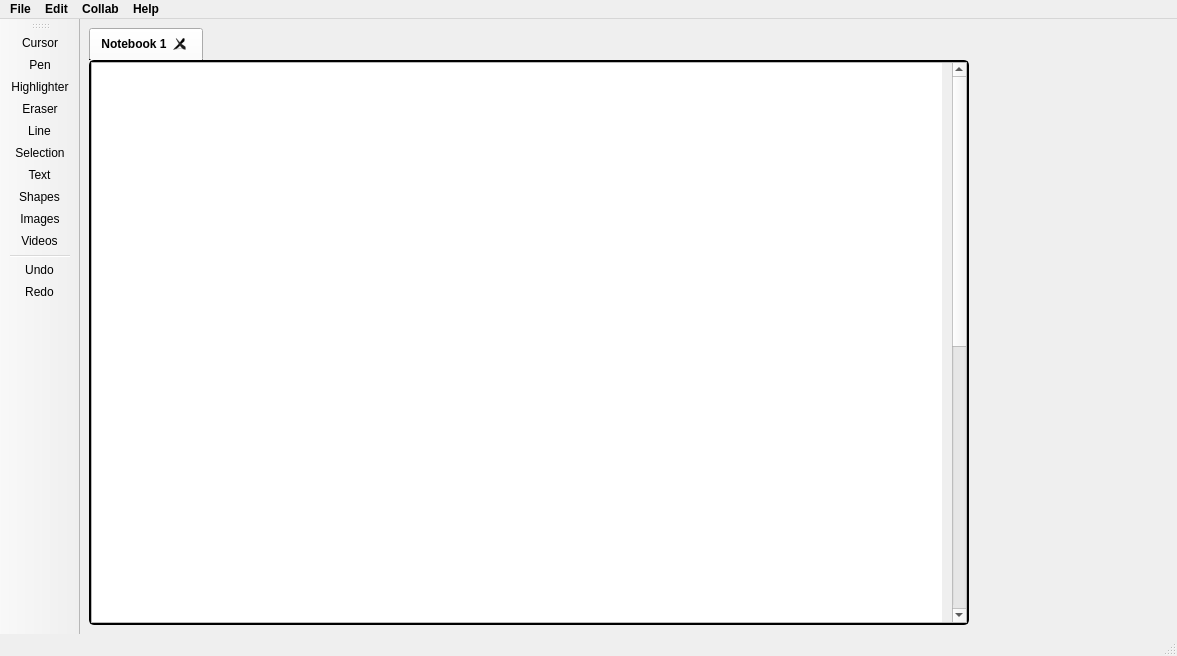
<?xml version="1.0" encoding="UTF-8"?>
<ui version="4.0">
 <class>MainWindow</class>
 <widget class="QMainWindow" name="MainWindow">
  <property name="geometry">
   <rect>
    <x>0</x>
    <y>0</y>
    <width>1177</width>
    <height>656</height>
   </rect>
  </property>
  <property name="sizePolicy">
   <sizepolicy hsizetype="Preferred" vsizetype="Maximum">
    <horstretch>0</horstretch>
    <verstretch>0</verstretch>
   </sizepolicy>
  </property>
  <property name="windowTitle">
   <string>MainWindow</string>
  </property>
  <property name="styleSheet">
   <string notr="true"/>
  </property>
  <widget class="QWidget" name="centralwidget">
   <layout class="QHBoxLayout" name="horizontalLayout" stretch="100,0,0">
    <property name="spacing">
     <number>0</number>
    </property>
    <item>
     <widget class="QTabWidget" name="tabWidget">
      <property name="minimumSize">
       <size>
        <width>880</width>
        <height>0</height>
       </size>
      </property>
      <property name="maximumSize">
       <size>
        <width>850</width>
        <height>16777215</height>
       </size>
      </property>
      <property name="font">
       <font>
        <family>Yu Gothic UI</family>
        <bold>true</bold>
       </font>
      </property>
      <property name="styleSheet">
       <string notr="true">QTabBar::close-button {
    image: url(:Tools/close.png);
	margin-left: 7px;
	margin-top: 7px;
	margin-bottom: 5px
}
QTabWidget::pane{
	border: 2px solid;
	border-radius: 5px;
}

QTabBar{
	border: 2px solid;
	border-top-right-radius: 10px;
	border-top-left-radius: 10px;
}
</string>
      </property>
      <property name="currentIndex">
       <number>0</number>
      </property>
      <property name="tabsClosable">
       <bool>true</bool>
      </property>
      <property name="movable">
       <bool>true</bool>
      </property>
      <widget class="QWidget" name="notebook_1">
       <property name="minimumSize">
        <size>
         <width>850</width>
         <height>0</height>
        </size>
       </property>
       <property name="styleSheet">
        <string notr="true">QTabBar{
	border: 2px solid ;
}</string>
       </property>
       <attribute name="title">
        <string>Notebook 1</string>
       </attribute>
       <layout class="QGridLayout" name="gridLayout">
        <property name="leftMargin">
         <number>0</number>
        </property>
        <property name="topMargin">
         <number>0</number>
        </property>
        <property name="rightMargin">
         <number>0</number>
        </property>
        <property name="bottomMargin">
         <number>0</number>
        </property>
        <item row="0" column="0">
         <widget class="QScrollArea" name="scrollArea_2">
          <property name="minimumSize">
           <size>
            <width>0</width>
            <height>0</height>
           </size>
          </property>
          <property name="verticalScrollBarPolicy">
           <enum>Qt::ScrollBarPolicy::ScrollBarAsNeeded</enum>
          </property>
          <property name="horizontalScrollBarPolicy">
           <enum>Qt::ScrollBarPolicy::ScrollBarAsNeeded</enum>
          </property>
          <property name="sizeAdjustPolicy">
           <enum>QAbstractScrollArea::SizeAdjustPolicy::AdjustIgnored</enum>
          </property>
          <property name="widgetResizable">
           <bool>true</bool>
          </property>
          <widget class="QWidget" name="scrollAreaWidgetContents_3">
           <property name="geometry">
            <rect>
             <x>0</x>
             <y>0</y>
             <width>850</width>
             <height>1100</height>
            </rect>
           </property>
           <property name="minimumSize">
            <size>
             <width>850</width>
             <height>1100</height>
            </size>
           </property>
           <property name="maximumSize">
            <size>
             <width>850</width>
             <height>1100</height>
            </size>
           </property>
           <layout class="QHBoxLayout" name="horizontalLayout_2">
            <property name="leftMargin">
             <number>0</number>
            </property>
            <property name="topMargin">
             <number>0</number>
            </property>
            <property name="rightMargin">
             <number>0</number>
            </property>
            <property name="bottomMargin">
             <number>0</number>
            </property>
            <item>
             <widget class="QGraphicsView" name="gv_Canvas">
              <property name="sizePolicy">
               <sizepolicy hsizetype="Minimum" vsizetype="Expanding">
                <horstretch>0</horstretch>
                <verstretch>0</verstretch>
               </sizepolicy>
              </property>
              <property name="minimumSize">
               <size>
                <width>850</width>
                <height>1100</height>
               </size>
              </property>
              <property name="cursor" stdset="0">
               <cursorShape>ArrowCursor</cursorShape>
              </property>
              <property name="styleSheet">
               <string notr="true">border:0px;</string>
              </property>
              <property name="verticalScrollBarPolicy">
               <enum>Qt::ScrollBarPolicy::ScrollBarAsNeeded</enum>
              </property>
              <property name="horizontalScrollBarPolicy">
               <enum>Qt::ScrollBarPolicy::ScrollBarAsNeeded</enum>
              </property>
              <property name="sizeAdjustPolicy">
               <enum>QAbstractScrollArea::SizeAdjustPolicy::AdjustIgnored</enum>
              </property>
             </widget>
            </item>
           </layout>
          </widget>
         </widget>
        </item>
       </layout>
      </widget>
     </widget>
    </item>
    <item>
     <widget class="QPushButton" name="pb_AddPage">
      <property name="text">
       <string/>
      </property>
      <property name="icon">
       <iconset resource="../../Icons/Icons.qrc">
        <normaloff>:/Tools/plus.png</normaloff>:/Tools/plus.png</iconset>
      </property>
      <property name="flat">
       <bool>true</bool>
      </property>
     </widget>
    </item>
    <item>
     <spacer name="horizontalSpacer">
      <property name="orientation">
       <enum>Qt::Orientation::Horizontal</enum>
      </property>
      <property name="sizeHint" stdset="0">
       <size>
        <width>40</width>
        <height>20</height>
       </size>
      </property>
     </spacer>
    </item>
   </layout>
  </widget>
  <widget class="QMenuBar" name="menubar">
   <property name="geometry">
    <rect>
     <x>0</x>
     <y>0</y>
     <width>1177</width>
     <height>33</height>
    </rect>
   </property>
   <property name="font">
    <font>
     <family>Yu Gothic UI</family>
     <italic>false</italic>
     <bold>true</bold>
    </font>
   </property>
   <widget class="QMenu" name="menuFile">
    <property name="title">
     <string>File</string>
    </property>
    <addaction name="actionSave_As"/>
    <addaction name="actionExport"/>
    <addaction name="actionImport"/>
    <addaction name="actionClear"/>
    <addaction name="actionClose"/>
   </widget>
   <widget class="QMenu" name="menuOptions">
    <property name="title">
     <string>Edit</string>
    </property>
    <addaction name="actionTemplates"/>
    <addaction name="actionCut"/>
    <addaction name="actionCopy"/>
    <addaction name="actionPaste"/>
    <addaction name="actionSelect_All"/>
    <addaction name="actionDelete"/>
   </widget>
   <widget class="QMenu" name="menuCollab">
    <property name="title">
     <string>Collab</string>
    </property>
    <addaction name="actionHost"/>
    <addaction name="actionJoin"/>
    <addaction name="actionChat"/>
   </widget>
   <widget class="QMenu" name="menuHelp">
    <property name="title">
     <string>Help</string>
    </property>
    <addaction name="actionDocument"/>
   </widget>
   <addaction name="menuFile"/>
   <addaction name="menuOptions"/>
   <addaction name="menuCollab"/>
   <addaction name="menuHelp"/>
  </widget>
  <widget class="QStatusBar" name="statusbar"/>
  <widget class="QToolBar" name="toolBar">
   <property name="windowTitle">
    <string>toolBar</string>
   </property>
   <attribute name="toolBarArea">
    <enum>LeftToolBarArea</enum>
   </attribute>
   <attribute name="toolBarBreak">
    <bool>false</bool>
   </attribute>
   <addaction name="actionCursor"/>
   <addaction name="actionPen"/>
   <addaction name="actionHighlighter"/>
   <addaction name="actionEraser"/>
   <addaction name="actionLine"/>
   <addaction name="actionSelection"/>
   <addaction name="actionText"/>
   <addaction name="actionShapes"/>
   <addaction name="actionImages"/>
   <addaction name="actionVideos"/>
   <addaction name="separator"/>
   <addaction name="actionUndo_2"/>
   <addaction name="actionRedo_2"/>
  </widget>
  <action name="actionNew">
   <property name="text">
    <string>New</string>
   </property>
  </action>
  <action name="actionOpen">
   <property name="text">
    <string>Open</string>
   </property>
  </action>
  <action name="actionSave">
   <property name="text">
    <string>Save</string>
   </property>
  </action>
  <action name="actionSave_As">
   <property name="text">
    <string>Save As</string>
   </property>
  </action>
  <action name="actionClear">
   <property name="text">
    <string>Clear</string>
   </property>
  </action>
  <action name="actionClose">
   <property name="text">
    <string>Exit</string>
   </property>
  </action>
  <action name="actionTemplates">
   <property name="text">
    <string>Templates</string>
   </property>
  </action>
  <action name="actionShare">
   <property name="text">
    <string>Share</string>
   </property>
  </action>
  <action name="actionExport">
   <property name="text">
    <string>Export</string>
   </property>
  </action>
  <action name="actionImport">
   <property name="text">
    <string>Import</string>
   </property>
  </action>
  <action name="actionDocument">
   <property name="text">
    <string>Document</string>
   </property>
  </action>
  <action name="actionHost">
   <property name="text">
    <string>Host</string>
   </property>
  </action>
  <action name="actionJoin">
   <property name="text">
    <string>Join</string>
   </property>
  </action>
  <action name="actionCut">
   <property name="text">
    <string>Cut</string>
   </property>
  </action>
  <action name="actionCopy">
   <property name="text">
    <string>Copy</string>
   </property>
  </action>
  <action name="actionPaste">
   <property name="text">
    <string>Paste</string>
   </property>
  </action>
  <action name="actionSelect_All">
   <property name="text">
    <string>Select All</string>
   </property>
  </action>
  <action name="actionDelete">
   <property name="text">
    <string>Delete</string>
   </property>
  </action>
  <action name="actionUndo">
   <property name="text">
    <string>Undo</string>
   </property>
  </action>
  <action name="actionRedo">
   <property name="text">
    <string>Redo</string>
   </property>
  </action>
  <action name="actionCursor">
   <property name="checkable">
    <bool>true</bool>
   </property>
   <property name="icon">
    <iconset resource="../../Icons/Icons.qrc">
     <normaloff>:/Tools/cursor.png</normaloff>:/Tools/cursor.png</iconset>
   </property>
   <property name="text">
    <string>Cursor</string>
   </property>
  </action>
  <action name="actionPen">
   <property name="checkable">
    <bool>true</bool>
   </property>
   <property name="icon">
    <iconset resource="../../Icons/Icons.qrc">
     <normaloff>:/Tools/pen.png</normaloff>:/Tools/pen.png</iconset>
   </property>
   <property name="text">
    <string>Pen</string>
   </property>
  </action>
  <action name="actionHighlighter">
   <property name="checkable">
    <bool>true</bool>
   </property>
   <property name="icon">
    <iconset resource="../../Icons/Icons.qrc">
     <normaloff>:/Tools/highlighter.png</normaloff>:/Tools/highlighter.png</iconset>
   </property>
   <property name="text">
    <string>Highlighter</string>
   </property>
  </action>
  <action name="actionEraser">
   <property name="checkable">
    <bool>true</bool>
   </property>
   <property name="icon">
    <iconset resource="../../Icons/Icons.qrc">
     <normaloff>:/Tools/eraser.png</normaloff>:/Tools/eraser.png</iconset>
   </property>
   <property name="text">
    <string>Eraser</string>
   </property>
  </action>
  <action name="actionLine">
   <property name="checkable">
    <bool>true</bool>
   </property>
   <property name="icon">
    <iconset resource="../../Icons/Icons.qrc">
     <normaloff>:/Tools/line.png</normaloff>:/Tools/line.png</iconset>
   </property>
   <property name="text">
    <string>Line</string>
   </property>
  </action>
  <action name="actionShapes">
   <property name="checkable">
    <bool>true</bool>
   </property>
   <property name="icon">
    <iconset resource="../../Icons/Icons.qrc">
     <normaloff>:/Tools/shapes.png</normaloff>:/Tools/shapes.png</iconset>
   </property>
   <property name="text">
    <string>Shapes</string>
   </property>
  </action>
  <action name="actionImages">
   <property name="checkable">
    <bool>true</bool>
   </property>
   <property name="icon">
    <iconset resource="../../Icons/Icons.qrc">
     <normaloff>:/Tools/image.png</normaloff>:/Tools/image.png</iconset>
   </property>
   <property name="text">
    <string>Images</string>
   </property>
  </action>
  <action name="actionVideos">
   <property name="checkable">
    <bool>true</bool>
   </property>
   <property name="icon">
    <iconset resource="../../Icons/Icons.qrc">
     <normaloff>:/Tools/video.png</normaloff>:/Tools/video.png</iconset>
   </property>
   <property name="text">
    <string>Videos</string>
   </property>
  </action>
  <action name="actionUndo_2">
   <property name="icon">
    <iconset resource="../../Icons/Icons.qrc">
     <normaloff>:/Tools/undo.png</normaloff>:/Tools/undo.png</iconset>
   </property>
   <property name="text">
    <string>Undo</string>
   </property>
  </action>
  <action name="actionRedo_2">
   <property name="icon">
    <iconset resource="../../Icons/Icons.qrc">
     <normaloff>:/Tools/redo.png</normaloff>:/Tools/redo.png</iconset>
   </property>
   <property name="text">
    <string>Redo</string>
   </property>
  </action>
  <action name="actionSelection">
   <property name="checkable">
    <bool>true</bool>
   </property>
   <property name="icon">
    <iconset resource="../../Icons/Icons.qrc">
     <normaloff>:/Tools/selection.png</normaloff>:/Tools/selection.png</iconset>
   </property>
   <property name="text">
    <string>Selection</string>
   </property>
  </action>
  <action name="actionText">
   <property name="checkable">
    <bool>true</bool>
   </property>
   <property name="icon">
    <iconset resource="../../Icons/Icons.qrc">
     <normaloff>:/Tools/text.png</normaloff>:/Tools/text.png</iconset>
   </property>
   <property name="text">
    <string>Text</string>
   </property>
  </action>
  <action name="actionChat">
   <property name="text">
    <string>Chat</string>
   </property>
  </action>
 </widget>
 <resources>
  <include location="../../Icons/Icons.qrc"/>
 </resources>
 <connections/>
</ui>
